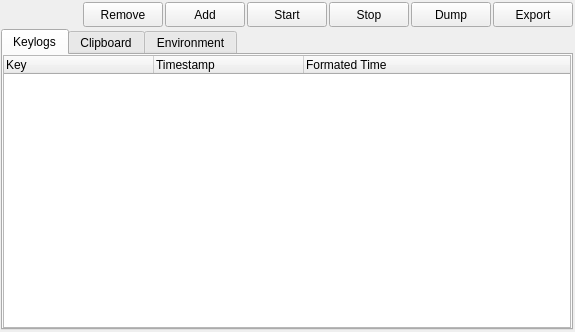
<?xml version="1.0" encoding="UTF-8"?>
<ui version="4.0">
 <class>Tracer</class>
 <widget class="QWidget" name="Tracer">
  <property name="geometry">
   <rect>
    <x>0</x>
    <y>0</y>
    <width>575</width>
    <height>332</height>
   </rect>
  </property>
  <property name="windowTitle">
   <string>Form</string>
  </property>
  <property name="layoutDirection">
   <enum>Qt::LayoutDirection::LeftToRight</enum>
  </property>
  <layout class="QVBoxLayout" name="verticalLayout">
   <property name="spacing">
    <number>2</number>
   </property>
   <property name="leftMargin">
    <number>1</number>
   </property>
   <property name="topMargin">
    <number>2</number>
   </property>
   <property name="rightMargin">
    <number>2</number>
   </property>
   <property name="bottomMargin">
    <number>2</number>
   </property>
   <item>
    <layout class="QHBoxLayout" name="horizontalLayout">
     <property name="spacing">
      <number>2</number>
     </property>
     <item>
      <spacer name="e">
       <property name="orientation">
        <enum>Qt::Orientation::Horizontal</enum>
       </property>
       <property name="sizeHint" stdset="0">
        <size>
         <width>40</width>
         <height>20</height>
        </size>
       </property>
      </spacer>
     </item>
     <item>
      <widget class="QFrame" name="env_eactions">
       <layout class="QHBoxLayout" name="horizontalLayout_3">
        <property name="spacing">
         <number>2</number>
        </property>
        <property name="leftMargin">
         <number>0</number>
        </property>
        <property name="topMargin">
         <number>0</number>
        </property>
        <property name="rightMargin">
         <number>0</number>
        </property>
        <property name="bottomMargin">
         <number>0</number>
        </property>
        <item>
         <widget class="QPushButton" name="remove_env">
          <property name="minimumSize">
           <size>
            <width>80</width>
            <height>25</height>
           </size>
          </property>
          <property name="cursor">
           <cursorShape>PointingHandCursor</cursorShape>
          </property>
          <property name="focusPolicy">
           <enum>Qt::FocusPolicy::NoFocus</enum>
          </property>
          <property name="text">
           <string>Remove</string>
          </property>
         </widget>
        </item>
        <item>
         <widget class="QPushButton" name="add_env">
          <property name="minimumSize">
           <size>
            <width>80</width>
            <height>25</height>
           </size>
          </property>
          <property name="cursor">
           <cursorShape>PointingHandCursor</cursorShape>
          </property>
          <property name="focusPolicy">
           <enum>Qt::FocusPolicy::NoFocus</enum>
          </property>
          <property name="text">
           <string>Add</string>
          </property>
         </widget>
        </item>
       </layout>
      </widget>
     </item>
     <item>
      <widget class="QFrame" name="klg_eactions">
       <layout class="QHBoxLayout" name="horizontalLayout_2">
        <property name="spacing">
         <number>2</number>
        </property>
        <property name="leftMargin">
         <number>0</number>
        </property>
        <property name="topMargin">
         <number>0</number>
        </property>
        <property name="rightMargin">
         <number>0</number>
        </property>
        <property name="bottomMargin">
         <number>0</number>
        </property>
        <item>
         <widget class="QPushButton" name="start_klg">
          <property name="minimumSize">
           <size>
            <width>80</width>
            <height>25</height>
           </size>
          </property>
          <property name="cursor">
           <cursorShape>PointingHandCursor</cursorShape>
          </property>
          <property name="focusPolicy">
           <enum>Qt::FocusPolicy::NoFocus</enum>
          </property>
          <property name="text">
           <string>Start</string>
          </property>
         </widget>
        </item>
        <item>
         <widget class="QPushButton" name="stop_klg">
          <property name="minimumSize">
           <size>
            <width>80</width>
            <height>25</height>
           </size>
          </property>
          <property name="cursor">
           <cursorShape>PointingHandCursor</cursorShape>
          </property>
          <property name="focusPolicy">
           <enum>Qt::FocusPolicy::NoFocus</enum>
          </property>
          <property name="text">
           <string>Stop</string>
          </property>
         </widget>
        </item>
       </layout>
      </widget>
     </item>
     <item>
      <widget class="QPushButton" name="dump_target">
       <property name="minimumSize">
        <size>
         <width>80</width>
         <height>25</height>
        </size>
       </property>
       <property name="cursor">
        <cursorShape>PointingHandCursor</cursorShape>
       </property>
       <property name="focusPolicy">
        <enum>Qt::FocusPolicy::NoFocus</enum>
       </property>
       <property name="text">
        <string>Dump</string>
       </property>
      </widget>
     </item>
     <item>
      <widget class="QPushButton" name="export_target">
       <property name="minimumSize">
        <size>
         <width>80</width>
         <height>25</height>
        </size>
       </property>
       <property name="cursor">
        <cursorShape>PointingHandCursor</cursorShape>
       </property>
       <property name="focusPolicy">
        <enum>Qt::FocusPolicy::NoFocus</enum>
       </property>
       <property name="toolTip">
        <string>Selected/All</string>
       </property>
       <property name="text">
        <string>Export</string>
       </property>
      </widget>
     </item>
    </layout>
   </item>
   <item>
    <widget class="QTabWidget" name="tabs">
     <property name="focusPolicy">
      <enum>Qt::FocusPolicy::NoFocus</enum>
     </property>
     <property name="layoutDirection">
      <enum>Qt::LayoutDirection::LeftToRight</enum>
     </property>
     <property name="tabPosition">
      <enum>QTabWidget::TabPosition::North</enum>
     </property>
     <property name="currentIndex">
      <number>0</number>
     </property>
     <widget class="QWidget" name="tab">
      <attribute name="title">
       <string>Keylogs</string>
      </attribute>
      <layout class="QVBoxLayout" name="verticalLayout_2">
       <property name="spacing">
        <number>0</number>
       </property>
       <property name="leftMargin">
        <number>0</number>
       </property>
       <property name="topMargin">
        <number>0</number>
       </property>
       <property name="rightMargin">
        <number>0</number>
       </property>
       <property name="bottomMargin">
        <number>0</number>
       </property>
       <item>
        <widget class="QTreeWidget" name="keylogs">
         <property name="focusPolicy">
          <enum>Qt::FocusPolicy::NoFocus</enum>
         </property>
         <property name="horizontalScrollBarPolicy">
          <enum>Qt::ScrollBarPolicy::ScrollBarAlwaysOff</enum>
         </property>
         <property name="verticalScrollMode">
          <enum>QAbstractItemView::ScrollMode::ScrollPerPixel</enum>
         </property>
         <property name="indentation">
          <number>0</number>
         </property>
         <property name="animated">
          <bool>true</bool>
         </property>
         <attribute name="headerDefaultSectionSize">
          <number>150</number>
         </attribute>
         <column>
          <property name="text">
           <string>Key</string>
          </property>
         </column>
         <column>
          <property name="text">
           <string>Timestamp</string>
          </property>
         </column>
         <column>
          <property name="text">
           <string>Formated Time</string>
          </property>
         </column>
        </widget>
       </item>
      </layout>
     </widget>
     <widget class="QWidget" name="tab_2">
      <attribute name="title">
       <string>Clipboard</string>
      </attribute>
      <layout class="QVBoxLayout" name="verticalLayout_3">
       <property name="spacing">
        <number>0</number>
       </property>
       <property name="leftMargin">
        <number>0</number>
       </property>
       <property name="topMargin">
        <number>0</number>
       </property>
       <property name="rightMargin">
        <number>0</number>
       </property>
       <property name="bottomMargin">
        <number>0</number>
       </property>
       <item>
        <widget class="QTextBrowser" name="clipboard_text">
         <property name="focusPolicy">
          <enum>Qt::FocusPolicy::NoFocus</enum>
         </property>
         <property name="frameShape">
          <enum>QFrame::Shape::NoFrame</enum>
         </property>
        </widget>
       </item>
      </layout>
     </widget>
     <widget class="QWidget" name="tab_3">
      <attribute name="title">
       <string>Environment</string>
      </attribute>
      <layout class="QVBoxLayout" name="verticalLayout_4">
       <property name="spacing">
        <number>2</number>
       </property>
       <property name="leftMargin">
        <number>0</number>
       </property>
       <property name="topMargin">
        <number>0</number>
       </property>
       <property name="rightMargin">
        <number>0</number>
       </property>
       <property name="bottomMargin">
        <number>0</number>
       </property>
       <item>
        <widget class="QTreeWidget" name="env_vars">
         <property name="focusPolicy">
          <enum>Qt::FocusPolicy::NoFocus</enum>
         </property>
         <property name="horizontalScrollBarPolicy">
          <enum>Qt::ScrollBarPolicy::ScrollBarAlwaysOff</enum>
         </property>
         <property name="indentation">
          <number>0</number>
         </property>
         <attribute name="headerDefaultSectionSize">
          <number>200</number>
         </attribute>
         <column>
          <property name="text">
           <string>Name</string>
          </property>
         </column>
         <column>
          <property name="text">
           <string>Value</string>
          </property>
         </column>
        </widget>
       </item>
      </layout>
     </widget>
    </widget>
   </item>
  </layout>
 </widget>
 <resources/>
 <connections/>
</ui>
